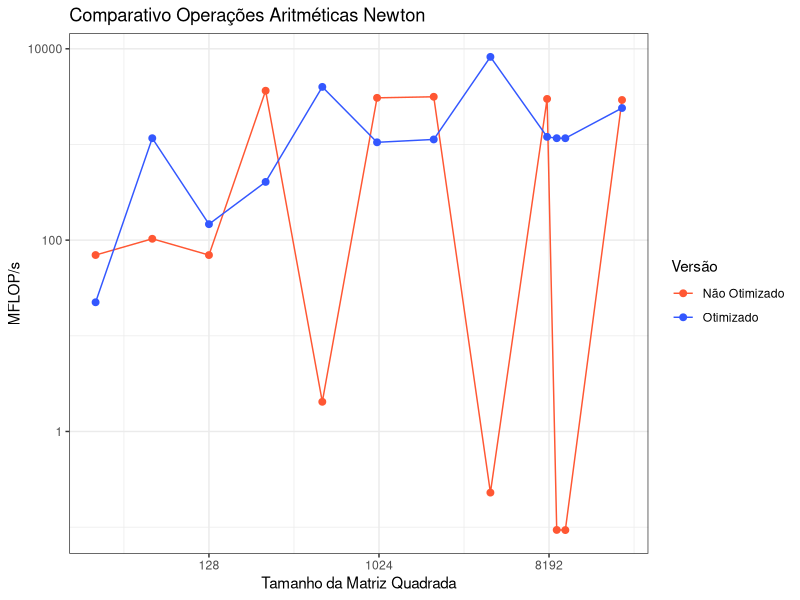
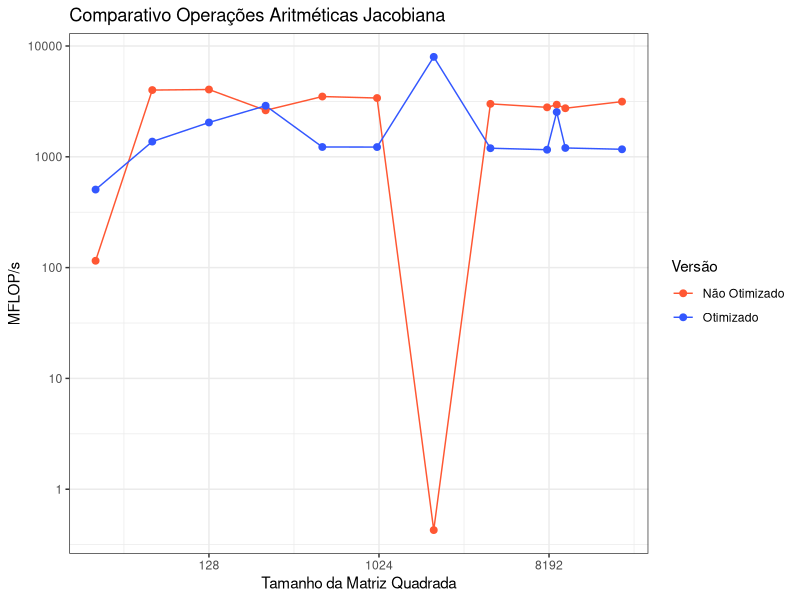
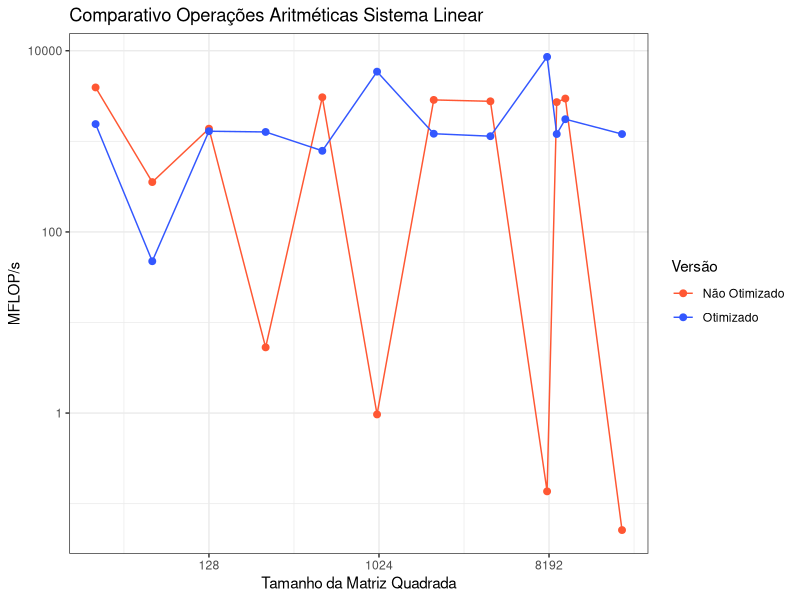

These charts were generated, in order, by the following R code:
### rm(list=ls())

if (!require("ggplot2")) install.packages("ggplot2"); library("ggplot2")

setwd("~/intro-comp-cientifica/t1/")

dados_otimizados=read.csv("otimizado/resultados_otimizados/dados_likwid_FLOPS_DP.csv")
dados_nao_otimizados = read.csv("nao_otimizado/resultados_nao_otimizados/dados_likwid_FLOPS_DP.csv")

### Cria tabela com as versões ###
dados_otimizados$Versao = "Otimizado"
dados_nao_otimizados$Versao = "Não Otimizado"

dados_completos = rbind(dados_otimizados, dados_nao_otimizados)

cores_versao = c("Otimizado" = "#3357FF", "Não Otimizado" = "#FF5733")

### Comparativo Newton ###
ggplot(dados_completos)+
  stat_summary(fun = "mean", geom = "line", 
               aes(x=N, y=Newton, color = Versao), 
               linewidth = 0.5) +
  stat_summary(fun = "mean", geom = "point", 
               aes(x=N, y=Newton, color = Versao), 
               size = 2) +
  scale_x_continuous(trans='log2')+
  scale_y_continuous(trans='log10')+
  labs(x="Tamanho da Matriz Quadrada",
       y="MFLOP/s", title = "Comparativo Operações Aritméticas Newton")+
  scale_color_manual(name="Versão",
                     values = cores_versao)+
  theme_bw()

### Comparativo Jacobiana ###
ggplot(dados_completos)+
  stat_summary(fun = "mean", geom = "line", 
               aes(x=N, y=Jacobiana, color = Versao), 
               linewidth = 0.5) +
  stat_summary(fun = "mean", geom = "point", 
               aes(x=N, y=Jacobiana, color = Versao), 
               size = 2) +
  scale_x_continuous(trans='log2')+
  scale_y_continuous(trans='log10')+
  labs(x="Tamanho da Matriz Quadrada",
       y="MFLOP/s", title = "Comparativo Operações Aritméticas Jacobiana")+
  scale_color_manual(name="Versão",
                     values = cores_versao)+
  theme_bw()

### Comparativo Sistema Linear ###
ggplot(dados_completos)+
  stat_summary(fun = "mean", geom = "line", 
               aes(x=N, y=Sistema.Linear, color = Versao),
               linewidth = 0.5) +
  stat_summary(fun = "mean", geom = "point", 
               aes(x=N, y=Sistema.Linear, color = Versao), 
               size = 2) +
  scale_x_continuous(trans='log2')+
  scale_y_continuous(trans='log10')+
  labs(x="Tamanho da Matriz Quadrada",
       y="MFLOP/s", title = "Comparativo Operações Aritméticas Sistema Linear")+
  scale_color_manual(name="Versão",
                     values = cores_versao)+
  theme_bw()
